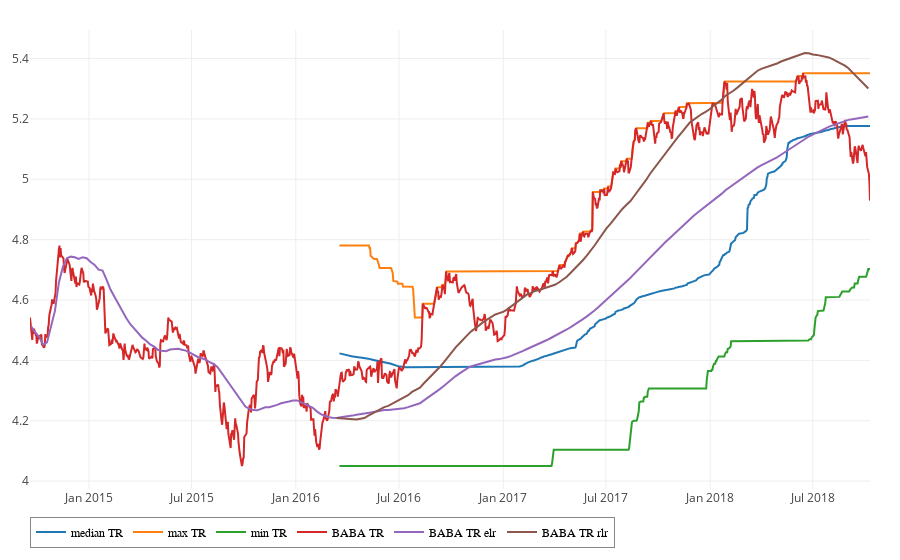
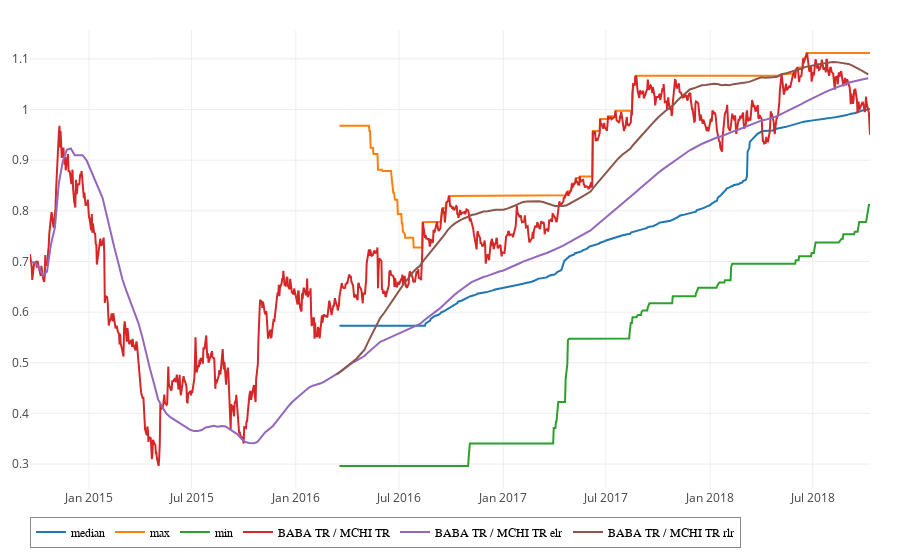

Notebook cell for these charts, in order:
### Code cell
# ARKW / FDN
# TSLA / SPY
# FB / FDN
# BABA / MCHI
# ZUO / SPY

#MCHI = get('MCHI', cache=False)

t = BABA
show_min_max_bands(t, 365*1.5, elr_fit=True)

r = t / MCHI
show_min_max_bands(r, 365*1.5)

### Figure 1 — Plotly figure (JSON) as saved in the notebook; plotly's stock layout.template omitted (floating-point values rounded to 4 significant figures; data arrays with more than 128 entries replaced by an {"elided": "..."} marker saying what was removed)
{"data": [{"connectgaps": false, "mode": "lines", "name": "median TR", "text": "median TR", "textposition": "middle right", "type": "scatter", "x": {"elided": "937 str values"}, "y": {"elided": "937 float values"}}, {"connectgaps": false, "mode": "lines", "name": "max TR", "text": "max TR", "textposition": "middle right", "type": "scatter", "x": {"elided": "937 str values"}, "y": {"elided": "937 float values"}}, {"connectgaps": false, "mode": "lines", "name": "min TR", "text": "min TR", "textposition": "middle right", "type": "scatter", "x": {"elided": "937 str values"}, "y": {"elided": "937 float values"}}, {"connectgaps": false, "mode": "lines", "name": "BABA TR", "text": "BABA TR", "textposition": "middle right", "type": "scatter", "x": {"elided": "1483 str values"}, "y": {"elided": "1483 float values"}}, {"connectgaps": false, "mode": "lines", "name": "BABA TR elr", "text": "BABA TR elr", "textposition": "middle right", "type": "scatter", "x": {"elided": "212 str values"}, "y": {"elided": "212 float values"}}, {"connectgaps": false, "mode": "lines", "name": "BABA TR rlr", "text": "BABA TR rlr", "textposition": "middle right", "type": "scatter", "x": {"elided": "135 str values"}, "y": {"elided": "135 float values"}}], "layout": {"hovermode": "closest", "legend": {"bgcolor": "rgb(255,255,255,50)", "bordercolor": "#888888", "borderwidth": 1, "font": {"color": "#000", "family": "sans-serif", "size": 12}, "orientation": "h", "traceorder": "normal", "x": 0, "y": -0.06, "yanchor": "top"}, "margin": {"b": 30, "l": 30, "pad": 0, "r": 30, "t": 30}, "showlegend": true, "xaxis": {"rangemode": "normal"}, "yaxis": {"autorange": true, "rangemode": "normal"}}}

### Figure 2 — Plotly figure (JSON) as saved in the notebook; plotly's stock layout.template omitted (floating-point values rounded to 4 significant figures; data arrays with more than 128 entries replaced by an {"elided": "..."} marker saying what was removed)
{"data": [{"connectgaps": false, "mode": "lines", "name": "median", "text": "median", "textposition": "middle right", "type": "scatter", "x": {"elided": "937 str values"}, "y": {"elided": "937 float values"}}, {"connectgaps": false, "mode": "lines", "name": "max", "text": "max", "textposition": "middle right", "type": "scatter", "x": {"elided": "937 str values"}, "y": {"elided": "937 float values"}}, {"connectgaps": false, "mode": "lines", "name": "min", "text": "min", "textposition": "middle right", "type": "scatter", "x": {"elided": "937 str values"}, "y": {"elided": "937 float values"}}, {"connectgaps": false, "mode": "lines", "name": "BABA TR / MCHI TR", "text": "BABA TR / MCHI TR", "textposition": "middle right", "type": "scatter", "x": {"elided": "1483 str values"}, "y": {"elided": "1483 float values"}}, {"connectgaps": false, "mode": "lines", "name": "BABA TR / MCHI TR elr", "text": "BABA TR / MCHI TR elr", "textposition": "middle right", "type": "scatter", "x": {"elided": "212 str values"}, "y": {"elided": "212 float values"}}, {"connectgaps": false, "mode": "lines", "name": "BABA TR / MCHI TR rlr", "text": "BABA TR / MCHI TR rlr", "textposition": "middle right", "type": "scatter", "x": {"elided": "135 str values"}, "y": {"elided": "135 float values"}}], "layout": {"hovermode": "closest", "legend": {"bgcolor": "rgb(255,255,255,50)", "bordercolor": "#888888", "borderwidth": 1, "font": {"color": "#000", "family": "sans-serif", "size": 12}, "orientation": "h", "traceorder": "normal", "x": 0, "y": -0.06, "yanchor": "top"}, "margin": {"b": 30, "l": 30, "pad": 0, "r": 30, "t": 30}, "showlegend": true, "xaxis": {"rangemode": "normal"}, "yaxis": {"autorange": true, "rangemode": "normal"}}}
